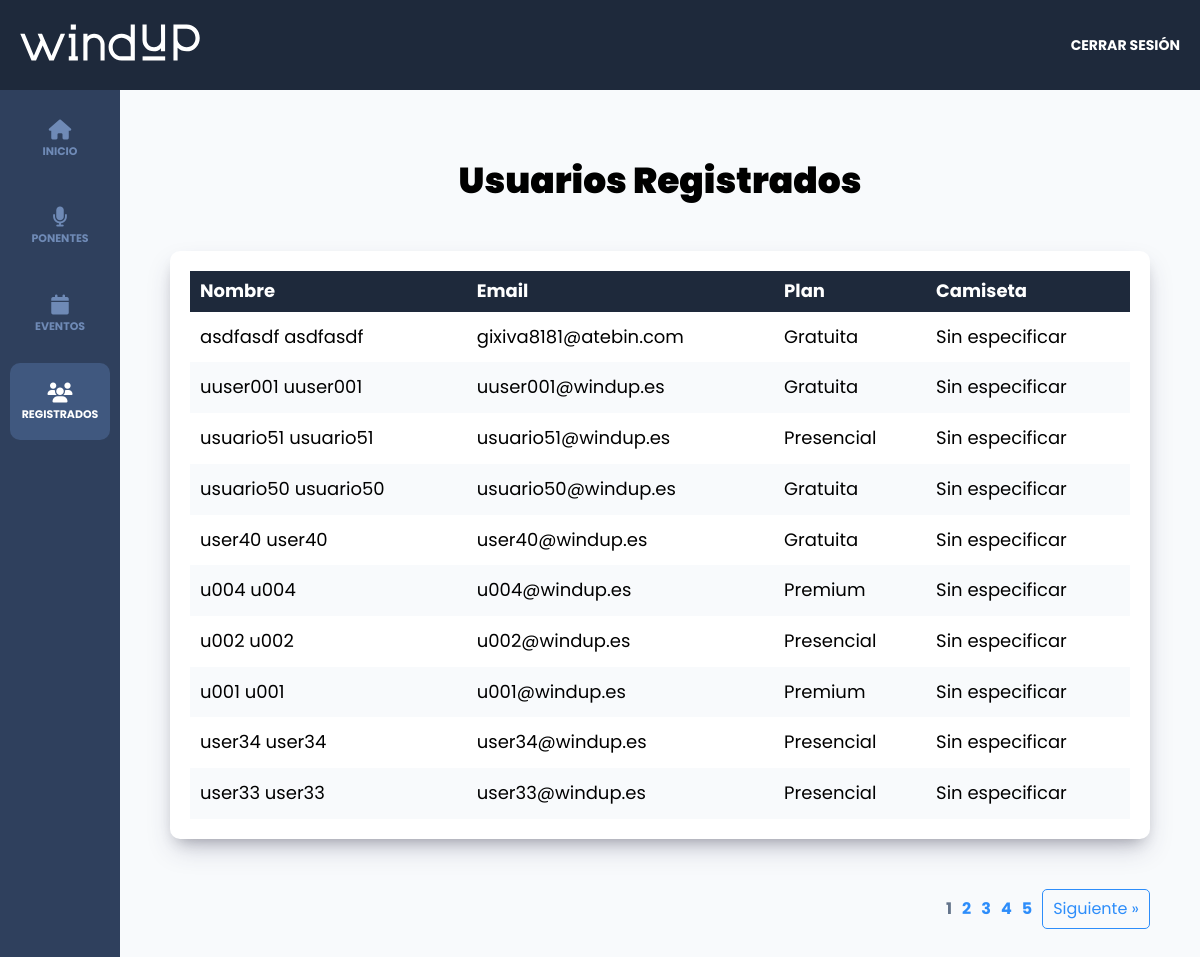
The app's page /admin/registrados?page=1 (signed in) with its own data.
### tables this page shows
CREATE TABLE `registros` (
  `id` int(11) NOT NULL,
  `pack_id` int(11) DEFAULT NULL,
  `pago_id` varchar(30) DEFAULT NULL,
  `token` varchar(8) DEFAULT NULL,
  `usuario_id` int(11) DEFAULT NULL,
  `regalo_id` int(11) DEFAULT NULL
);

CREATE TABLE `usuarios` (
  `id` int(11) NOT NULL,
  `nombre` varchar(40) DEFAULT NULL,
  `apellido` varchar(40) DEFAULT NULL,
  `email` varchar(40) DEFAULT NULL,
  `password` varchar(60) DEFAULT NULL,
  `confirmado` tinyint(1) DEFAULT NULL,
  `token` varchar(13) DEFAULT NULL,
  `admin` tinyint(1) DEFAULT NULL
);

CREATE TABLE `packs` (
  `id` int(11) NOT NULL,
  `nombre` varchar(30) DEFAULT NULL
);

CREATE TABLE `regalos` (
  `id` int(11) NOT NULL,
  `nombre` varchar(50) DEFAULT NULL
);

### controllers/RegistradosController.php (called while the page is built, shortened)
<?php
class RegistradosController {
    public static function index(Router $router) {
        $pagina_actual = $_GET['page'];
        $pagina_actual = filter_var($pagina_actual, FILTER_VALIDATE_INT);
        $registros_por_pagina = 10;
        $total = Registro::total();
        $paginacion = new Paginacion($pagina_actual, $registros_por_pagina, $total);
        $registros = Registro::paginar($registros_por_pagina, $paginacion->offset());
        foreach($registros as $registro) {
            $registro->usuario = Usuario::find($registro->usuario_id);
            $registro->pack = Pack::find($registro->pack_id);
            $registro->regalo = Regalo::find($registro->regalo_id);
        }
        $router->render('admin/registrados/index', [
            'titulo' => 'Usuarios Registrados',
            'registros' => $registros,
            'paginacion' => $paginacion->paginacion()
        ]);
    }
}

### public/index.php (called while the page is built, shortened)
<?php
$router = new Router();
$router->get('/login', [AuthController::class, 'login']);
$router->post('/login', [AuthController::class, 'login']);
$router->post('/logout', [AuthController::class, 'logout']);
$router->get('/registro', [AuthController::class, 'registro']);
$router->post('/registro', [AuthController::class, 'registro']);
$router->get('/olvide', [AuthController::class, 'olvide']);
$router->post('/olvide', [AuthController::class, 'olvide']);
$router->get('/reestablecer', [AuthController::class, 'reestablecer']);
$router->post('/reestablecer', [AuthController::class, 'reestablecer']);
$router->get('/mensaje', [AuthController::class, 'mensaje']);
$router->get('/confirmar-cuenta', [AuthController::class, 'confirmar']);
$router->get('/admin/dashboard', [DashboardController::class, 'index']);
$router->get('/admin/ponentes', [PonentesController::class, 'index']);
$router->get('/admin/ponentes/crear', [PonentesController::class, 'crear']);
$router->post('/admin/ponentes/crear', [PonentesController::class, 'crear']);
$router->get('/admin/ponentes/editar', [PonentesController::class, 'editar']);
$router->post('/admin/ponentes/editar', [PonentesController::class, 'editar']);
$router->post('/admin/ponentes/eliminar', [PonentesController::class, 'eliminar']);
$router->get('/admin/eventos', [EventosController::class, 'index']);
$router->get('/admin/eventos/crear', [EventosController::class, 'crear']);
$router->post('/admin/eventos/crear', [EventosController::class, 'crear']);
$router->get('/admin/eventos/editar', [EventosController::class, 'editar']);
$router->post('/admin/eventos/editar', [EventosController::class, 'editar']);
$router->post('/admin/eventos/eliminar', [EventosController::class, 'eliminar']);
$router->get('/api/eventos-horario', [APIEventosController::class, 'index']);
$router->get('/api/ponentes', [APIPonentesController::class, 'index']);
$router->get('/api/ponente', [APIPonentesController::class, 'ponente']);
$router->get('/api/regalos', [APIRegalosController::class, 'index']);
$router->get('/admin/registrados', [RegistradosController::class, 'index']);
$router->get('/admin/regalos', [RegalosController::class, 'index']);
$router->get('/finalizar-registro', [RegistroController::class, 'crear']);
$router->post('/finalizar-registro/gratis', [RegistroController::class, 'gratis']);
$router->post('/finalizar-registro/pagar', [RegistroController::class, 'pagar']);
$router->get('/finalizar-registro/ponencias', [RegistroController::class, 'ponencias']);
$router->post('/finalizar-registro/ponencias', [RegistroController::class, 'ponencias']);
$router->get('/entrada', [RegistroController::class, 'entrada']);
$router->get('/', [PaginasController::class, 'index']);
$router->get('/evento', [PaginasController::class, 'evento']);
$router->get('/packs', [PaginasController::class, 'packs']);
$router->get('/ponencias', [PaginasController::class, 'ponencias']);
$router->get('/404', [PaginasController::class, 'error']);
 $router->comprobarRutas();

### models/ActiveRecord.php (called while the page is built, shortened)
<?php
class ActiveRecord
{
    protected static $db;
    protected static $tabla = '';
    public static function setDB($database)
    {
        self::$db = $database;
    }
    public static function consultarSQL($query)
    {
        $resultado = self::$db->query($query);
        $array = [];
        while ($registro = $resultado->fetch_assoc()) {
            $array[] = static::crearObjeto($registro);
        }
        return $array;
    }
    protected static function crearObjeto($registro)
    {
        $objeto = new static;
        foreach ($registro as $key => $value) {
            if (property_exists($objeto, $key)) {
                $objeto->$key = $value;
            }
        }
        return $objeto;
    }
    public static function find($id)
    {
        $query = "SELECT * FROM " . static::$tabla  . " WHERE id = {$id}";
        $resultado = self::consultarSQL($query);
        return array_shift($resultado);
    }
    public static function paginar($por_pagina, $offset)
    {
        $query = "SELECT * FROM " . static::$tabla . " ORDER BY id DESC LIMIT {$por_pagina} OFFSET {$offset} ";
        $resultado = self::consultarSQL($query);
        return $resultado;
    }
    public static function total($columna = '', $valor = '')
    {
        $query = "SELECT COUNT(*) FROM " . static::$tabla;
        $resultado = self::$db->query($query);
        $total = $resultado->fetch_array();
        return array_shift($total);
    }
}

### views/admin/registrados/index.php (the view)
<h2 class="dashboard__heading"><?php echo $titulo; ?></h2>
<div class="dashboard__contenedor">
    <?php if(!empty($registros)) { ?>
        <table class="table">
            <thead class="table__thead">
                <tr>
                    <th scope="col" class="table__th">Nombre</th>
                    <th scope="col" class="table__th">Email</th>
                    <th scope="col" class="table__th">Plan</th>
                    <th scope="col" class="table__th">Camiseta</th>
                </tr>
            </thead>
            <tbody class="table__tbody">
                <?php foreach($registros as $registro) { ?>
                    <tr class="table__tr">
                        <td class="table__td">
                            <?php echo $registro->usuario->nombre . " " . $registro->usuario->apellido; ?>
                        </td>
                        <td class="table__td">
                            <?php echo $registro->usuario->email; ?>
                        </td>
                        <td class="table__td">
                            <?php echo $registro->pack->nombre ?? 'Nada'; ?>
                        </td>
                        <td class="table__td">
                            <?php echo $registro->regalo->nombre ?? 'Nada'; ?>
                        </td>
                    </tr>
                <?php } ?>
            </tbody>
        </table>
    <?php } else { ?>
        <p class="text-center">No hay datos para mostrar</p>
    <?php } ?>
</div>
<?php
    echo $paginacion;
?>

### public/build/css/app.css (style rules this page uses)
html { line-height: 1.15; -webkit-text-size-adjust: 100%; }
body { margin: 0; }
html { font-size: 62.5%; box-sizing: border-box; height: 100%; }
*, *:before, *:after { box-sizing: inherit; }
body { font-family: "Poppins", sans-serif; font-size: 1.8rem; }
h1, h2, h3 { font-family: "Poppins", sans-serif; font-weight: 900; margin: 2rem 0; }
h2 { font-size: 3.6rem; }
[class$=__heading] { font-family: "Poppins", sans-serif; font-weight: 900; margin: 2rem 0; margin: 6rem 0 3rem 0; text-align: center; }
.dashboard { height: 100%; display: flex; flex-direction: column; background-color: #F8FAFC; }
.dashboard__contenedor, .dashboard__formulario { box-shadow: rgba(50, 50, 93, 0.25) 0px 13px 27px -5px, rgba(0, 0, 0, 0.3) 0px 8px 16px -8px; background-color: #FFFFFF; padding: 2rem; border-radius: 1rem; margin-top: 5rem; }
.table { width: 100%; border-collapse: collapse; }
.table__thead { background-color: #1E293B; color: #FFFFFF; }
.table__th { padding: 1rem; text-align: left; }
.table__tr:nth-of-type(even) { background-color: #F8FAFC; }
.table__td, .table__td--acciones { padding: 1.5rem 1rem; }

### records on screen
registros: usuario.nombre "asdfasdf", usuario.apellido "asdfasdf", usuario.email "gixiva8181@atebin.com", pack.nombre "Gratuita", regalo.nombre "Sin especificar"
registros: usuario.nombre "uuser001", usuario.apellido "uuser001", usuario.email "uuser001@windup.es", pack.nombre "Gratuita", regalo.nombre "Sin especificar"
registros: usuario.nombre "usuario51", usuario.apellido "usuario51", usuario.email "usuario51@windup.es", pack.nombre "Presencial", regalo.nombre "Sin especificar"
registros: usuario.nombre "usuario50", usuario.apellido "usuario50", usuario.email "usuario50@windup.es", pack.nombre "Gratuita", regalo.nombre "Sin especificar"
registros: usuario.nombre "user40", usuario.apellido "user40", usuario.email "user40@windup.es", pack.nombre "Gratuita", regalo.nombre "Sin especificar"
registros: usuario.nombre "u004", usuario.apellido "u004", usuario.email "u004@windup.es", pack.nombre "Premium", regalo.nombre "Sin especificar"
registros: usuario.nombre "u002", usuario.apellido "u002", usuario.email "u002@windup.es", pack.nombre "Presencial", regalo.nombre "Sin especificar"
registros: usuario.nombre "u001", usuario.apellido "u001", usuario.email "u001@windup.es", pack.nombre "Premium", regalo.nombre "Sin especificar"
registros: usuario.nombre "user34", usuario.apellido "user34", usuario.email "user34@windup.es", pack.nombre "Presencial", regalo.nombre "Sin especificar"
registros: usuario.nombre "user33", usuario.apellido "user33", usuario.email "user33@windup.es", pack.nombre "Presencial", regalo.nombre "Sin especificar"

### other values on screen
$titulo "Usuarios Registrados"
